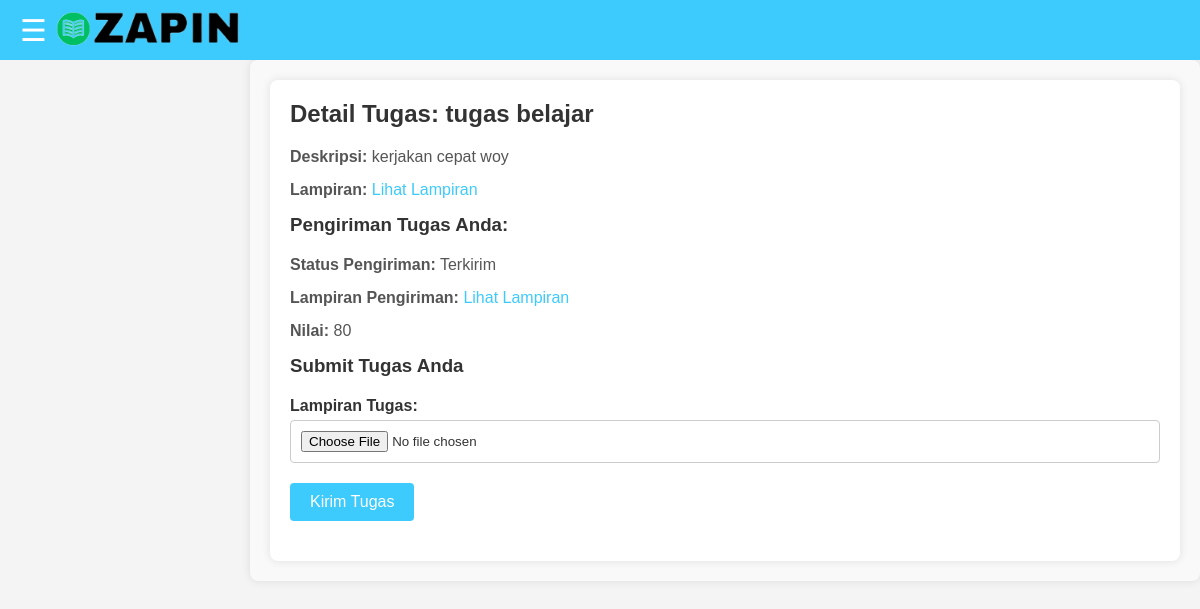
The page /task_detail.php?task_id=1 (signed in) on the database its author committed.
### tables this page shows
CREATE TABLE `class_tasks` (
  `id` int(11) NOT NULL,
  `task_name` varchar(255) NOT NULL,
  `task_description` text NOT NULL,
  `class_id` int(11) NOT NULL,
  `created_at` timestamp NOT NULL DEFAULT current_timestamp(),
  `attachment_path` varchar(255) DEFAULT NULL
);

CREATE TABLE `submissions` (
  `id` int(11) NOT NULL,
  `task_id` int(11) NOT NULL,
  `employee_id` int(11) NOT NULL,
  `submission_path` varchar(255) NOT NULL,
  `submitted_at` datetime NOT NULL,
  `grade` varchar(10) DEFAULT NULL
);

### task_detail.php (the view, shortened to what this page needs)
<?php
include 'service/database.php';
if (isset($_SESSION['role'])) {
    $user_role = $_SESSION['role'];
} else {
    echo "User role not found. Please log in.";
    exit;
}
if (isset($_GET['task_id'])) {
    $task_id = $_GET['task_id'];
    $query = "SELECT * FROM class_tasks WHERE id = '$task_id'";
    $result = $db->query($query);
    if ($result && $result->num_rows > 0) {
        $task_data = $result->fetch_assoc();
    } else {
        echo "Tugas tidak ditemukan!";
        exit;
    }
} else {
    echo "ID tugas tidak ditemukan!";
    exit;
}
if ($user_role === 'pegawai') {
    $employee_id = $_SESSION['user_id'];
    $submission_query = "SELECT * FROM submissions WHERE task_id = '$task_id' AND employee_id = '$employee_id'";
    $submission_result = $db->query($submission_query);
    if ($submission_result && $submission_result->num_rows > 0) {
        $submission_data = $submission_result->fetch_assoc();
    } else {
        echo "Anda belum mengirimkan tugas.";
        $submission_data = null;
    }
}
?>
<!DOCTYPE html>
<html lang="en">
<head>
    <link rel="stylesheet" href="navbar-sidebar.css">
</head>
<body>
    <?php include 'navbar.php'; ?>
    <div class="wrapper">
        <main class="content">
            <h2>Detail Tugas: <?= $task_data['task_name'] ?></h2>
            <p><strong>Deskripsi:</strong> <?= $task_data['task_description'] ?></p>
            <?php if ($task_data['attachment_path']): ?>
                <p><strong>Lampiran:</strong> <a href="<?= $task_data['attachment_path'] ?>" target="_blank">Lihat Lampiran</a></p>
            <?php endif; ?>
            <?php if ($user_role === 'pegawai' && $submission_data): ?>
                <h3>Pengiriman Tugas Anda:</h3>
                <p><strong>Status Pengiriman:</strong> Terkirim</p>
                <?php if (isset($submission_data['submission_path']) && $submission_data['submission_path']): ?>
                    <p><strong>Lampiran Pengiriman:</strong> <a href="<?= $submission_data['submission_path'] ?>" target="_blank">Lihat Lampiran</a></p>
                <?php else: ?>
                    <p><strong>Lampiran Pengiriman:</strong> Tidak ada lampiran</p>
                <?php endif; ?>
                <?php if ($submission_data['grade']): ?>
                    <p><strong>Nilai:</strong> <?= $submission_data['grade'] ?></p>
                <?php else: ?>
                    <p><strong>Nilai:</strong> Belum dinilai</p>
                <?php endif; ?>
            <?php endif; ?>
            <?php if ($user_role === 'pegawai'): ?>
                <h3>Submit Tugas Anda</h3>
                <form action="submit_assignment.php" method="POST" enctype="multipart/form-data">
                    <div class="input-group">
                        <label for="assignment">Lampiran Tugas:</label>
                        <input type="file" name="assignment" id="assignment" required>
                    </div>
                    <div class="input-group">
                        <button type="submit" name="submit_assignment" class="btn">Kirim Tugas</button>
                    </div>
                </form>
            <?php endif; ?>
        </main>
    </div>
</body>
</html>

### navbar-sidebar.css (style rules this page uses)
* { margin: 0; padding: 0; box-sizing: border-box; }
body { font-family: Arial, sans-serif; }
.content { margin-left: 0; padding: 20px; transition: margin-left 0.3s; }

### task_detail.php (style rules this page uses)
* { margin: 0; padding: 0; box-sizing: border-box; }
body { font-family: Arial, sans-serif; background-color: #f4f4f4; color: #333; margin: 0; padding: 0; }
.wrapper { margin-top: 60px; margin-left: 250px; padding: 20px; background-color: #f9f9f9; border-radius: 8px; box-shadow: 0 0 10px rgba(0, 0, 0, 0.1); }
.content { background-color: #fff; padding: 20px; border-radius: 8px; box-shadow: 0 0 10px rgba(0, 0, 0, 0.1); }
.content h2, .content h3 { color: #333; margin-bottom: 20px; }
.content p { color: #555; margin-bottom: 15px; }
.input-group { margin-bottom: 20px; }
.input-group label { display: block; margin-bottom: 5px; font-weight: bold; color: #333; }
.input-group input[type="file"], .input-group input[type="text"] { width: 100%; padding: 10px; border: 1px solid #ccc; border-radius: 4px; box-sizing: border-box; }
.btn { background-color: #3DCAFD; color: white; padding: 10px 20px; border: none; border-radius: 4px; cursor: pointer; font-size: 16px; }
a { color: #3DCAFD; text-decoration: none; }

### rows shown on the page
class_tasks: task_name "tugas belajar", task_description "kerjakan cepat woy"
submissions: grade "80"
